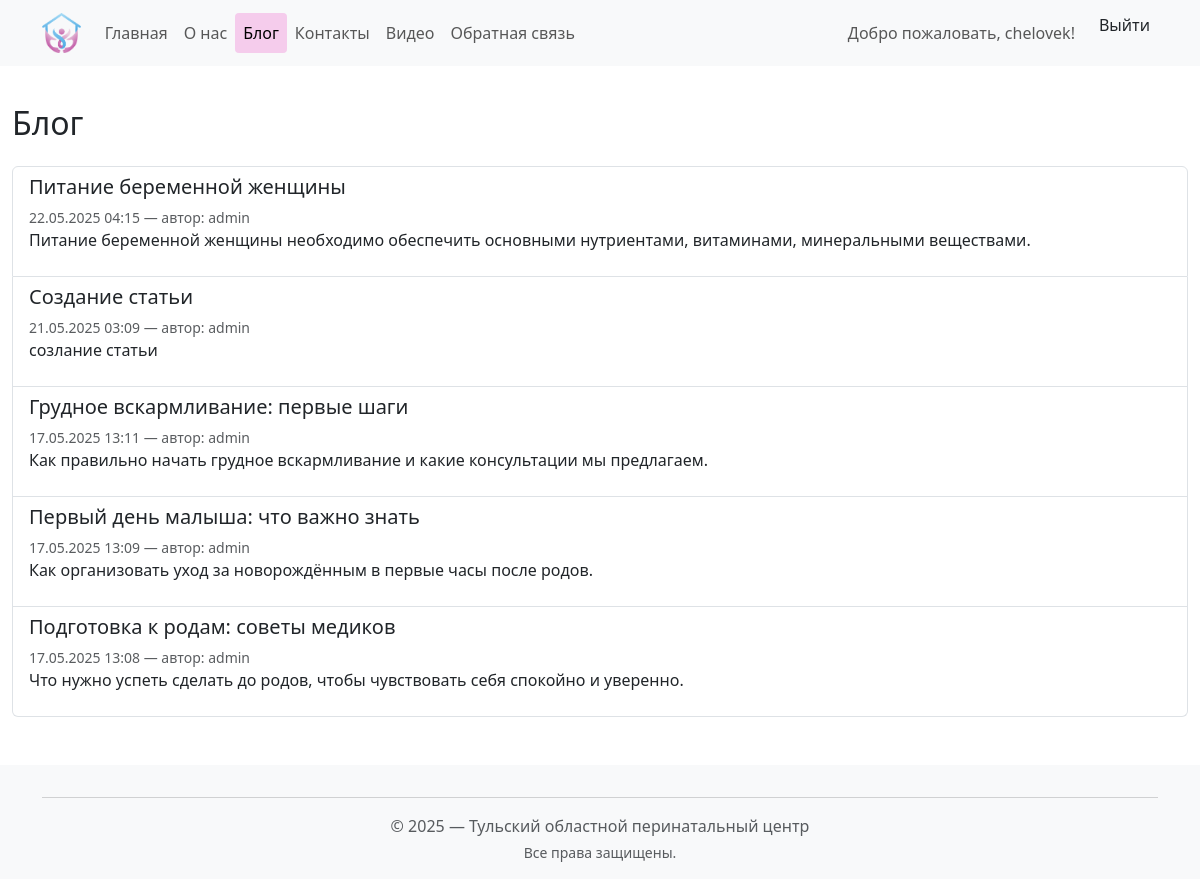
Screenshot of /blog/ (signed in) with the database file from the repository.
### app/models.py (models this page shows, shortened)
class Blog(models.Model):
    title   = models.CharField('Заголовок', max_length=200)
    summary = models.TextField('Краткое содержание', max_length=500)
    image   = models.ImageField(
        'Изображение',
        upload_to='blog_images/',
        blank=True,
        null=True
    )
    content = models.TextField('Полное содержание')
    posted  = models.DateTimeField('Опубликована', default=datetime.now, db_index=True)
    author  = models.ForeignKey(
        User,
        null=True,
        blank=True,
        on_delete=models.SET_NULL,
        verbose_name="Автор"
    )
    def get_absolute_url(self):
        return reverse('app:blog_detail', args=[str(self.id)])
    class Meta:
        verbose_name = 'Статья блога'
        verbose_name_plural = 'Статьи блога'
        ordering = ['-posted']

### app/views.py (the view)
# urls.py: path('blog/',          views.blog_list,    name='blog_list'),
def blog_list(request):
    posts = Blog.objects.all()
    return render(request, 'app/blog_list.html', {
        'title': 'Блог',
        'posts': posts,
        'year':  datetime.now().year,
    })

### app/templates/app/blog_list.html (shortened to what this page needs)
﻿{% extends 'app/layout.html' %}
{% load static %}
{% block content %}
<div class="d-flex justify-content-between align-items-center mb-3">
    <h2>Блог</h2>
</div>
<div class="list-group">
    {% for post in posts %}
    <a class="list-group-item list-group-item-action" href="{{ post.get_absolute_url }}">
        <h5>{{ post.title }}</h5>
        <small class="text-muted">
            {{ post.posted|date:"d.m.Y H:i" }}
            {% if post.author %}
            — автор: {{ post.author.username }}
            {% endif %}
        </small>
        <p>{{ post.summary }}</p>
    </a>
    {% empty %}
    <p>Статей пока нет.</p>
    {% endfor %}
</div>
{% endblock %}

### app/templates/app/layout.html (shortened to what this page needs)
﻿{% load static %}
<!DOCTYPE html>
<html lang="ru">
<head>
    <link href="https://cdn.jsdelivr.net/npm/bootstrap@5.3.0/dist/css/bootstrap.min.css"
          rel="stylesheet">
    <link rel="stylesheet" href="{% static 'app/content/site.css' %}">
</head>
<body>
    <nav class="navbar navbar-expand-lg navbar-light bg-light fixed-top">
        <div class="container">
            <a class="navbar-brand" href="{% url 'app:index' %}">
                <img src="{% static 'app/content/logo.png' %}" height="40" alt="Логотип">
            </a>
            <div class="collapse navbar-collapse" id="nav">
                <ul class="navbar-nav me-auto">
                    <li class="nav-item">
                        <a class="nav-link {% if request.resolver_match.url_name == 'index' %}active{% endif %}"
                           href="{% url 'app:index' %}">Главная</a>
                    </li>
                    <li class="nav-item">
                        <a class="nav-link {% if request.resolver_match.url_name == 'about' %}active{% endif %}"
                           href="{% url 'app:about' %}">О нас</a>
                    </li>
                    <li class="nav-item">
                        <a class="nav-link
               {% if request.resolver_match.url_name == 'blog_list' or request.resolver_match.url_name == 'blog_detail' %}
                 active
               {% endif %}"
                           href="{% url 'app:blog_list' %}">Блог</a>
                    </li>
                    <li class="nav-item">
                        <a class="nav-link {% if request.resolver_match.url_name == 'contact' %}active{% endif %}"
                           href="{% url 'app:contact' %}">Контакты</a>
                    </li>
                    <li class="nav-item">
                        <a class="nav-link {% if request.resolver_match.url_name == 'video_list' %}active{% endif %}"
                           href="{% url 'app:video_list' %}">Видео</a>
                    </li>
                    <li class="nav-item">
                        <a class="nav-link {% if request.resolver_match.url_name == 'feedback' %}active{% endif %}"
                           href="{% url 'app:feedback' %}">Обратная связь</a>
                    </li>
                </ul>
                {% if user.is_authenticated %}
                <span class="navbar-text me-3">
                    Добро пожаловать, {{ user.username }}!
                </span>
                <form method="post" action="{% url 'app:logout' %}" style="display:inline;">
                    <button type="submit" class="btn btn-link nav-link px-2">Выйти</button>
                </form>
                {% else %}
                <ul class="navbar-nav">
                    <li class="nav-item"><a class="nav-link" href="{% url 'app:login' %}">Вход</a></li>
                    <li class="nav-item"><a class="nav-link" href="{% url 'app:registration' %}">Регистрация</a></li>
                </ul>
                {% endif %}
            </div>
        </div>
    </nav>
    <div class="container-fluid" style="padding-top:80px;">
        {% block content %}{% endblock %}
    </div>
    <footer class="bg-light text-center text-muted py-3 mt-5">
        <div class="container">
            <hr>
            <p class="mb-1">© {{ year }} — Тульский областной перинатальный центр</p>
            <p class="small mb-0">Все права защищены.</p>
        </div>
    </footer>
</body>
</html>

### app/static/app/content/site.css (style rules this page uses)
.nav-link { transition: background-color 0.3s ease; }

### rows the page displays
Blog: title "Питание беременной женщины", posted "22.05.2025 04:15", author.username "admin", summary "Питание беременной женщины необходимо обеспечить основными нутриентами, витаминами, минеральными веществами."
Blog: title "Создание статьи", posted "21.05.2025 03:09", author.username "admin", summary "созлание статьи"
Blog: title "Грудное вскармливание: первые шаги", posted "17.05.2025 13:11", author.username "admin", summary "Как правильно начать грудное вскармливание и какие консультации мы предлагаем."
Blog: title "Первый день малыша: что важно знать", posted "17.05.2025 13:09", author.username "admin", summary "Как организовать уход за новорождённым в первые часы после родов."
Blog: title "Подготовка к родам: советы медиков", posted "17.05.2025 13:08", author.username "admin", summary "Что нужно успеть сделать до родов, чтобы чувствовать себя спокойно и уверенно."

### other values shown
{{ user.username }} "chelovek"
